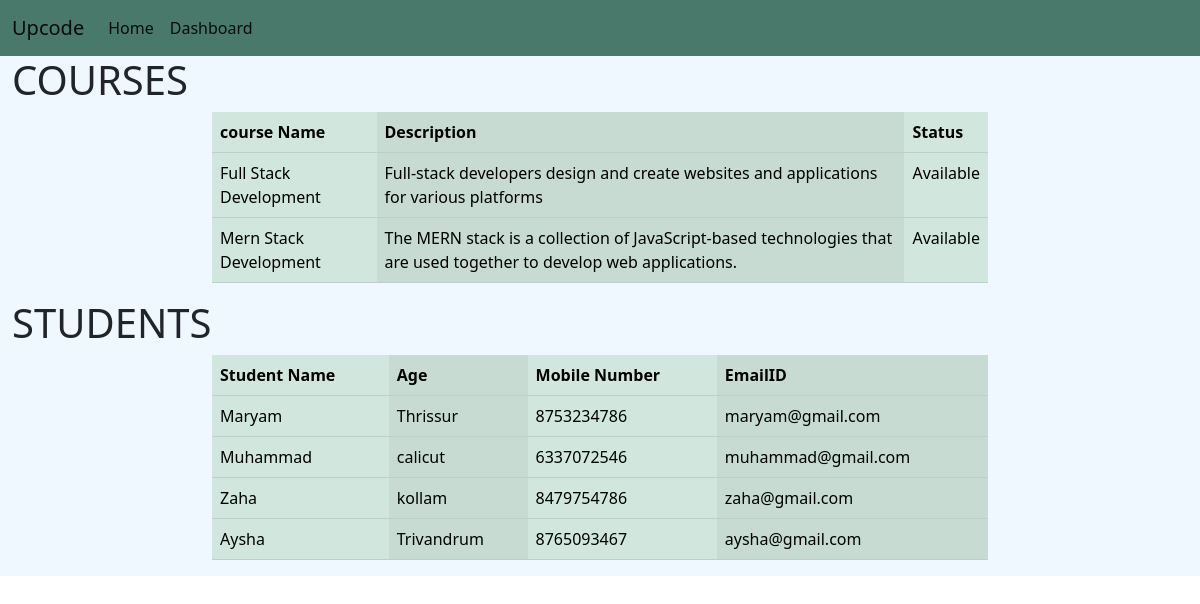
The page / on the database its author committed.
### studentapp/models.py (models this page shows, shortened)
class Course(models.Model):
    course_name = models.CharField(max_length=100,unique=True)
    description = models.CharField(max_length=200)
    is_active = models.BooleanField(default=True)

class Student(models.Model):
    student_name = models.CharField(max_length=100)
    place = models.CharField(max_length=100)
    mobile_number = models.CharField(max_length=15)
    email_id = models.EmailField(unique=True)
    joined_date = models.DateField(auto_now_add=True,null=True)

### studentapp/views.py (the view)
# urls.py: path('',views.detail, name='detail'),
def detail(request):
    students = Student.objects.all()
    courses = Course.objects.all()
    context = {
        'student': students,
        'course': courses,
    }
    return render(request, 'detailview.html', context)

### studentapp/templates/detailview.html (shortened to what this page needs)
{%extends 'base.html'%}
{%block body_block%}
<div class="container-fluid" style="background-color: #F0F8FF">
    <h1>COURSES</h1>
    <div class="row">
        <div class="col-2"></div>
        <div class="col-8">
            {%if course%}
            <table class="table table-success table-striped-columns">
                <tr>
                    <th>course Name</th>
                    <th>Description</th>
                    <th>Status</th>
                </tr>
                 {%for c in course%}
                <tr>
                    <td>{{c.course_name}}</td>
                    <td>{{c.description}}</td>
                    <td>{% if c.is_active %}
                         Available
                         {% else %}
                         Not Available
                         {% endif %}
                    </td>
                </tr>
                {%endfor%}
            </table>
           {%else%}
            <h2 class="text-danger">No Courses</h2>
            {%endif%}
        </div>
        <div class="col-2"></div>
    </div>
    <h1>STUDENTS</h1>
    <div class="row">
        <div class="col-2"></div>
        <div class="col-8">
            {%if student%}
            <table class="table table-success table-striped-columns">
                <tr>
                    <th>Student Name</th>
                    <th>Age</th>
                    <th>Mobile Number</th>
                    <th>EmailID</th>
                </tr>
                 {%for s in student%}
                <tr>
                    <td>{{s.student_name}}</td>
                    <td>{{s.place}}</td>
                    <td>{{s.mobile_number}}</td>
                    <td>{{s.email_id}}</td>
                </tr>
                {%endfor%}
            </table>
           {%else%}
            <h2 class="text-danger">No Student</h2>
            {%endif%}
        </div>
        <div class="col-2"></div>
    </div>
</div>
{%endblock%}

### studentapp/templates/base.html (shortened to what this page needs)
<!DOCTYPE html>
<html lang="en">
<head>
    <link href="https://cdn.jsdelivr.net/npm/bootstrap@5.2.1/dist/css/bootstrap.min.css" rel="stylesheet">
</head>
<body>
<nav class="navbar navbar-expand-lg " style="background-color: #49796B;">
  <div class="container-fluid">
    <a class="navbar-brand" href="#">Upcode</a>
    <div class="collapse navbar-collapse" id="navbarSupportedContent">
      <ul class="navbar-nav me-auto mb-2 mb-lg-0">
        <li class="nav-item">
          <a class="nav-link active" aria-current="page" href="{%url 'detail'%}">Home</a>
        </li>
        <li class="nav-item">
          <a class="nav-link active" href="{%url 'dashboard'%}">Dashboard</a>
        </li>
      </ul>
    </div>
  </div>
</nav>
{%block body_block%}
{%endblock%}
</body>
</html>

### rows shown on the page
Course: course_name "Full Stack Development", description "Full-stack developers design and create websites and applications for various platforms", is_active "Available"
Course: course_name "Mern Stack Development", description "The MERN stack is a collection of JavaScript-based technologies that are used together to develop web applications.", is_active "Available"
Student: student_name "Maryam", place "Thrissur", mobile_number "8753234786", email_id "maryam@gmail.com"
Student: student_name "Muhammad", place "calicut", mobile_number "6337072546", email_id "muhammad@gmail.com"
Student: student_name "Zaha", place "kollam", mobile_number "8479754786", email_id "zaha@gmail.com"
Student: student_name "Aysha", place "Trivandrum", mobile_number "8765093467", email_id "aysha@gmail.com"
